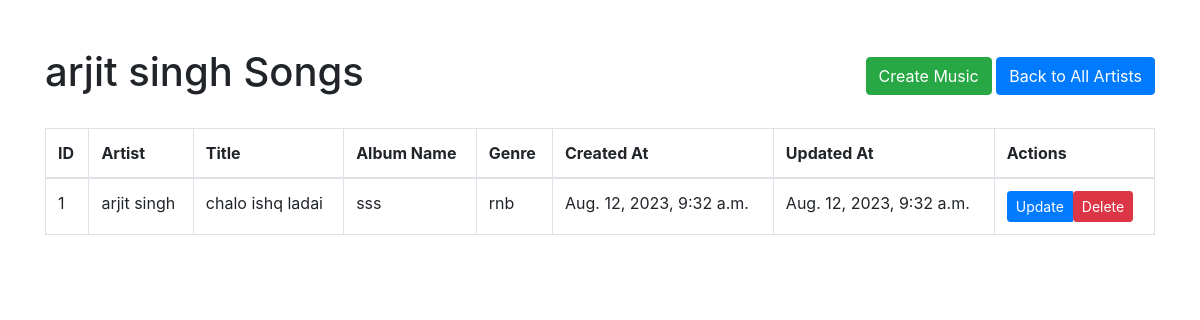
The app's page /artist/songs/1/ (signed in) with its own data.
### artist_data/models.py (models this page shows, shortened)
class Artist(models.Model):
    name = models.CharField(max_length=255)
    dob = models.DateTimeField(null=True, blank=True)
    gender = models.CharField(max_length=1, choices=GENDER_CHOICES, default='m')
    address = models.CharField(max_length=255)
    first_release_year = models.DateField(null=True, blank=True)
    no_of_albums_released = models.IntegerField()
    created_at = models.DateTimeField(default=datetime.now)
    updated_at = models.DateTimeField(default=datetime.now)

class Music(models.Model):
    GENRE_CHOICES = (
        ('rnb', 'Rhythm and Blues'),
        ('country', 'Country'),
        ('classic', 'Classic'),
        ('rock', 'Rock'),
        ('jazz', 'Jazz'),
    )
    artist_id = models.ForeignKey(Artist, on_delete=models.CASCADE)
    title = models.CharField(max_length=255)
    album_name = models.CharField(max_length=255)
    genre = models.CharField(max_length=10, choices=GENRE_CHOICES)
    created_at = models.DateTimeField(default=datetime.now)
    updated_at = models.DateTimeField(default=datetime.now)

### artist_data/views.py (the view)
# urls.py: path('artist/songs/<int:artist_id>/', artist_songs, name='artist_songs'),
@login_required
def artist_songs(request, artist_id):
    query = """
    SELECT m.id, a.name, m.title, m.album_name, m.genre, m.created_at, m.updated_at
    FROM artist_data_music AS m
    INNER JOIN artist_data_artist AS a ON m.artist_id_id = a.id
    WHERE a.id = %s
    """
    params = (artist_id,)
    rows = execute_query(query,params)
    songs = []
    for row in rows:
        print(row)
        song = {
            'id': row[0],
            'artist': row[1],
            'title': row[2],
            'album_name': row[3],
            'genre': row[4],
            'created_at': row[5],
            'updated_at': row[6],
        }
        songs.append(song)
    artist = get_object_or_404(Artist, id=artist_id)
    return render(request, 'artist_data/artist/view_songs.html', {'artist': artist, 'songs': songs})

### artist_data/utils.py (called while the page is built)
def execute_query(query, params=None):
    with connection.cursor() as cursor:
        if params is None:
            cursor.execute(query)
        else:
            cursor.execute(query, params)
        result = cursor.fetchall()
    return result

### artist_data/templates/artist_data/artist/view_songs.html (shortened to what this page needs)
<!DOCTYPE html>
{% load static %}
<html>
<head>
    <link rel="stylesheet" href="https://maxcdn.bootstrapcdn.com/bootstrap/4.5.2/css/bootstrap.min.css">
</head>
<body>
<div class="container mt-5">
    <div class="d-flex justify-content-between align-items-center mb-4">
        <h1>{{ artist.name }} Songs</h1>
        <div>
            <a href="{% url 'create_music' %}" class="btn btn-success">Create Music</a>
            <a href="{% url 'all_artists' %}" class="btn btn-primary">Back to All Artists</a>
        </div>
    </div>
    <table class="table table-bordered">
        <thead>
            <tr>
                <th>ID</th>
                <th>Artist</th>
                <th>Title</th>
                <th>Album Name</th>
                <th>Genre</th>
                <th>Created At</th>
                <th>Updated At</th>
                <th>Actions</th>
            </tr>
        </thead>
        <tbody>
            {% for song in songs %}
                <tr>
                    <td>{{ song.id }}</td>
                    <td>{{ song.artist}}</td>
                    <td>{{ song.title }}</td>
                    <td>{{ song.album_name }}</td>
                    <td>{{ song.genre }}</td>
                    <td>{{ song.created_at }}</td>
                    <td>{{ song.updated_at }}</td>
                    <td>
                        <div class="btn-group" role="group">
                            <a href="{% url 'update_music' song.id %}" class="btn btn-primary btn-sm">Update</a>
                            <form action="{% url 'delete_music' song.id %}" method="post"
                                onsubmit="return confirm('Are you sure you want to delete this music?');">
                                <button type="submit" class="btn btn-danger btn-sm">Delete</button>
                            </form>
                        </div>
                    </td>
                </tr>
            {% endfor %}
        </tbody>
    </table>
</div>
</body>
</html>

### records on screen
Artist: name "arjit singh"
Music: id "1", artist "arjit singh", title "chalo ishq ladai", album_name "sss", genre "rnb", created_at "Aug. 12, 2023, 9:32 a.m.", updated_at "Aug. 12, 2023, 9:32 a.m."
